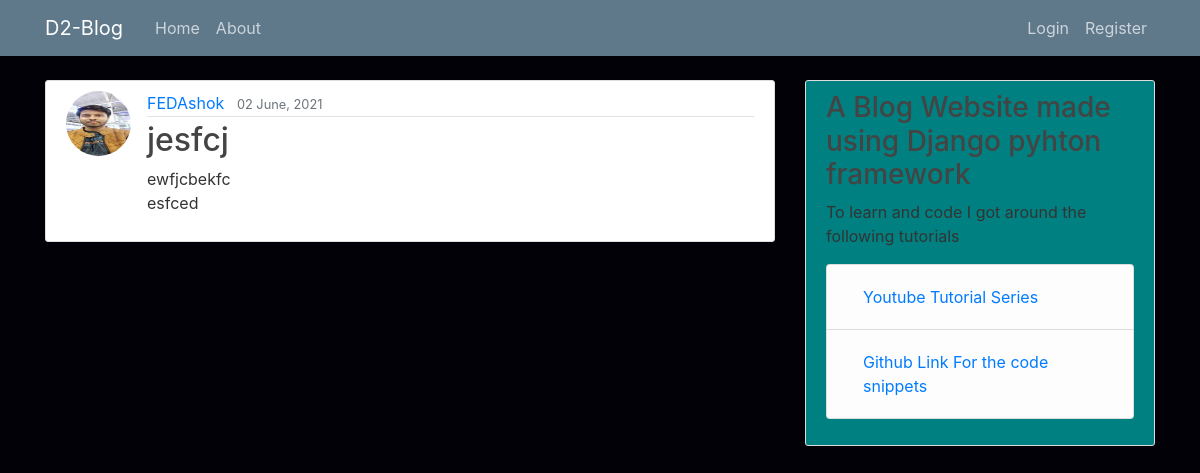
/post/16/, run on the app's committed database.
### blog/models.py (models this page shows, shortened)
class Post(models.Model):
    title = models.CharField(max_length=100)
    content = models.TextField()
    date_posted = models.DateTimeField(default=timezone.now)
    author = models.ForeignKey(User, on_delete=models.CASCADE)

### users/models.py (models this page shows, shortened)
class Profile(models.Model):
    user = models.OneToOneField(User, on_delete=models.CASCADE)
    image = models.ImageField(default='default.jpg', upload_to='profile_pics')

### blog/views.py (the view)
# urls.py: path('post/<int:pk>/', PostDetailView.as_view(), name='post-detail'),
class PostDetailView(DetailView):
    model = Post

### blog/templates/blog/post_detail.html (shortened to what this page needs)
{% extends "blog/base.html" %}
{% block content %}
        <article class="media content-section">
            <img class="rounded-circle article-img"  src="{{ post.author.profile.image.url }}">
            <div class="media-body">
            <div class="article-metadata">
                <a class="mr-2" href="{% url 'user-posts' object.author.username %}">{{ object.author }}</a>
                <small class="text-muted">{{ object.date_posted|date:"d F, Y" }}</small>
            </div>
            <h2 class="article-title" >{{ object.title }}</h2>
            <p class="article-content">{{ object.content }}</p>
            </div>
        </article>
 {% endblock content %}

### blog/static/blog/main.css (style rules this page uses)
body { background: #fafafa; color: #333333; margin-top: 5rem; }
h1, h2, h3, h4, h5, h6 { color: #444444; }
.content-section { background: #ffffff; padding: 10px 20px; border: 1px solid #dddddd; border-radius: 3px; margin-bottom: 20px; }
.article-title { color: #444444; }
.article-content { white-space: pre-line; }
.article-img { height: 65px; width: 65px; margin-right: 16px; }
.article-metadata { padding-bottom: 1px; margin-bottom: 4px; border-bottom: 1px solid #e3e3e3 }

### data on the page
Post: author.profile.image (picture), author "FEDAshok", date_posted "02 June, 2021", title "jesfcj", content "ewfjcbekfc esfced"
